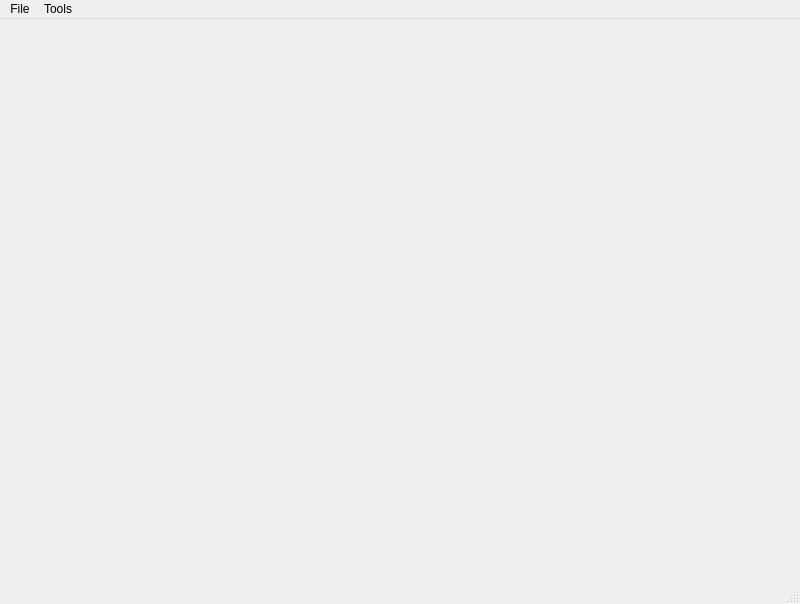
<?xml version="1.0" encoding="UTF-8"?>
<ui version="4.0">
 <class>L2Viewer</class>
 <widget class="QMainWindow" name="L2Viewer">
  <property name="geometry">
   <rect>
    <x>0</x>
    <y>0</y>
    <width>800</width>
    <height>604</height>
   </rect>
  </property>
  <property name="minimumSize">
   <size>
    <width>0</width>
    <height>604</height>
   </size>
  </property>
  <property name="baseSize">
   <size>
    <width>0</width>
    <height>20</height>
   </size>
  </property>
  <property name="windowTitle">
   <string>L2Viewer</string>
  </property>
  <widget class="QWidget" name="centralwidget">
   <layout class="QVBoxLayout" name="verticalLayout_2"/>
  </widget>
  <widget class="QMenuBar" name="menubar">
   <property name="geometry">
    <rect>
     <x>0</x>
     <y>0</y>
     <width>800</width>
     <height>23</height>
    </rect>
   </property>
   <widget class="QMenu" name="menuFile">
    <property name="title">
     <string>File</string>
    </property>
    <widget class="QMenu" name="menuMode_2">
     <property name="title">
      <string>Mode</string>
     </property>
     <addaction name="action_mode_L2Live"/>
     <addaction name="action_mode_dsxDB"/>
    </widget>
    <addaction name="menuMode_2"/>
    <addaction name="actionOpen"/>
    <addaction name="actionClose"/>
    <addaction name="actionExit"/>
   </widget>
   <widget class="QMenu" name="menuExport">
    <property name="title">
     <string>Tools</string>
    </property>
    <widget class="QMenu" name="menuExport_2">
     <property name="title">
      <string>Export...</string>
     </property>
     <addaction name="separator"/>
    </widget>
    <addaction name="menuExport_2"/>
    <addaction name="actionNextSnap"/>
   </widget>
   <addaction name="menuFile"/>
   <addaction name="menuExport"/>
  </widget>
  <widget class="QStatusBar" name="statusbar"/>
  <action name="actionExit">
   <property name="text">
    <string>Exit</string>
   </property>
  </action>
  <action name="actionNextSnap">
   <property name="text">
    <string>Next Snap</string>
   </property>
   <property name="toolTip">
    <string>Next Snap</string>
   </property>
   <property name="shortcut">
    <string>Alt+X</string>
   </property>
  </action>
  <action name="action_mode_L2Live">
   <property name="text">
    <string>L2 Live</string>
   </property>
   <property name="shortcut">
    <string>Ctrl+L</string>
   </property>
  </action>
  <action name="action_mode_dsxDB">
   <property name="text">
    <string>DSX DB</string>
   </property>
   <property name="shortcut">
    <string>Ctrl+T</string>
   </property>
  </action>
  <action name="actionOpen">
   <property name="text">
    <string>Open</string>
   </property>
   <property name="shortcut">
    <string>Ctrl+O</string>
   </property>
  </action>
  <action name="actionClose">
   <property name="text">
    <string>Close</string>
   </property>
   <property name="shortcut">
    <string>Ctrl+Q</string>
   </property>
  </action>
 </widget>
 <resources/>
 <connections>
  <connection>
   <sender>actionExit</sender>
   <signal>triggered()</signal>
   <receiver>L2Viewer</receiver>
   <slot>close()</slot>
   <hints>
    <hint type="sourcelabel">
     <x>-1</x>
     <y>-1</y>
    </hint>
    <hint type="destinationlabel">
     <x>399</x>
     <y>299</y>
    </hint>
   </hints>
  </connection>
 </connections>
</ui>
